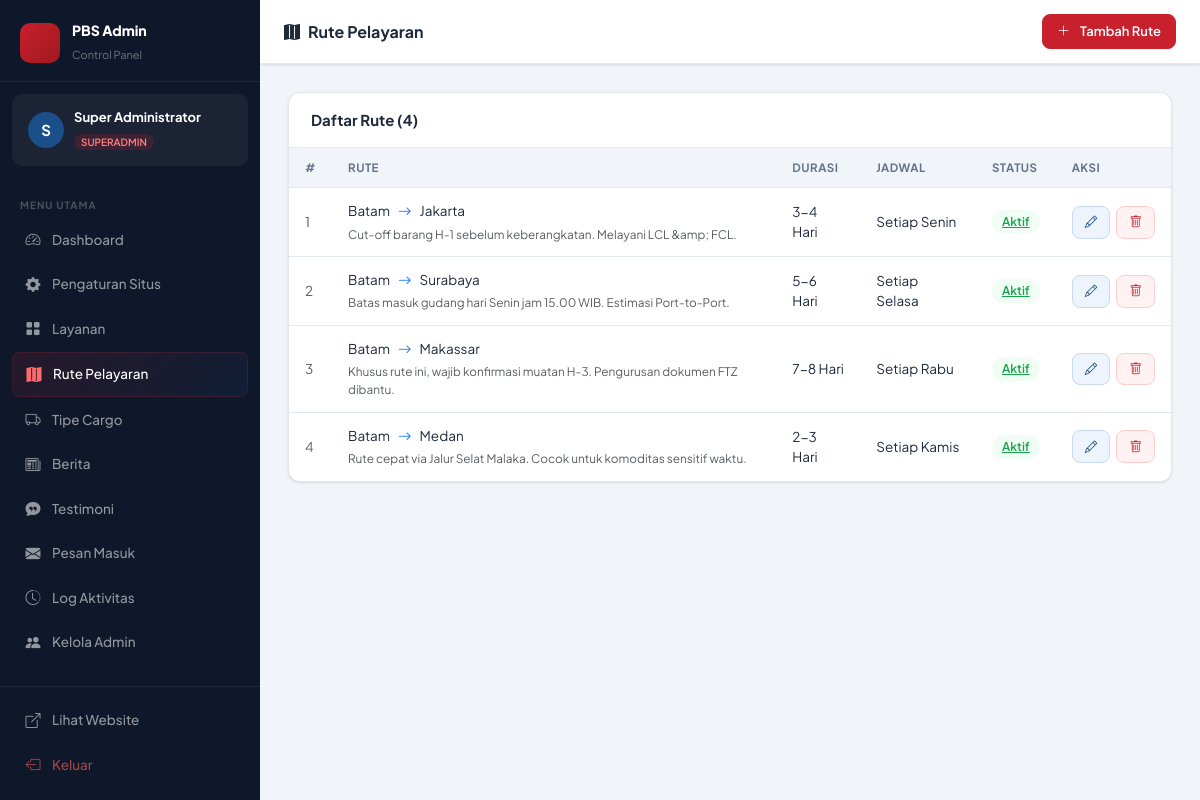
The app's page /admin/routes.php (signed in), older data.
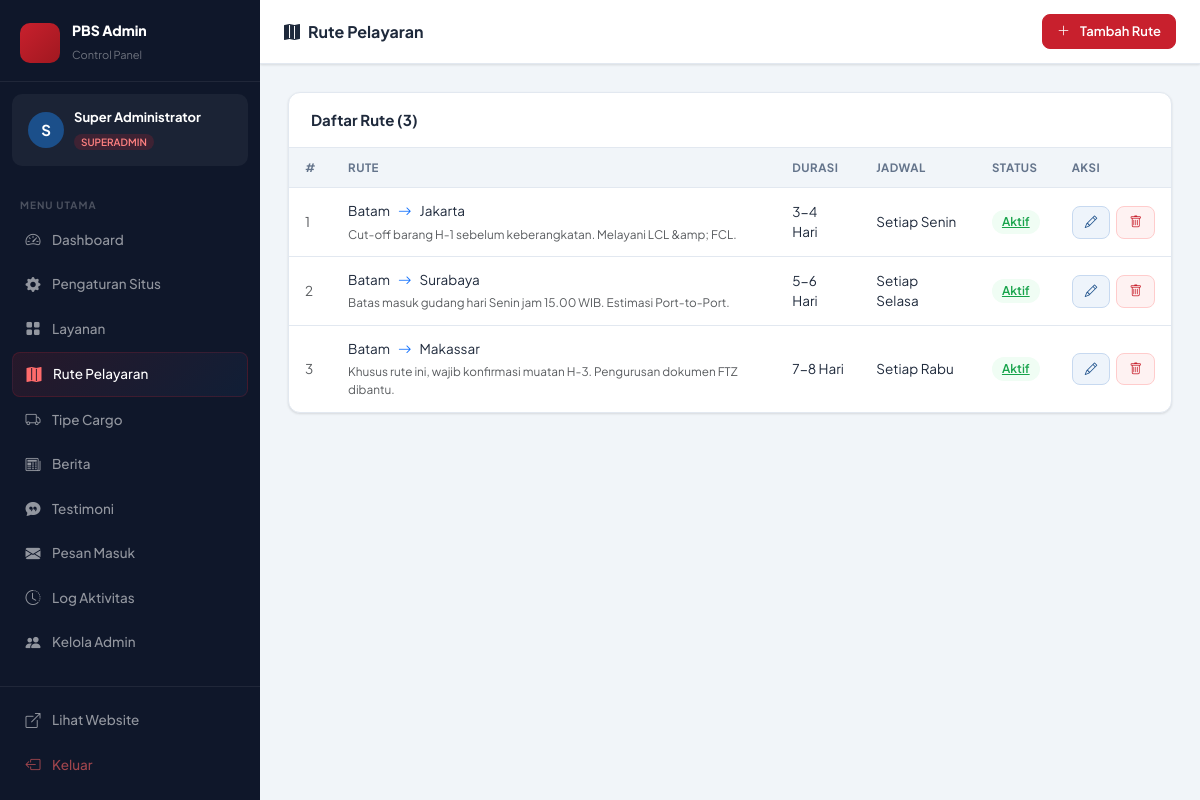
The same page, newer data.
### tables this page shows
CREATE TABLE `routes`  (
  `id` int NOT NULL AUTO_INCREMENT,
  `origin` varchar(100) NOT NULL,
  `destination` varchar(100) NOT NULL,
  `frequency` varchar(100) NULL DEFAULT 'Mingguan',
  `duration` varchar(50) NULL DEFAULT NULL,
  `is_active` tinyint(1) NULL DEFAULT 1,
  `sort_order` int NULL DEFAULT 0,
  `notes` longtext NULL,
  PRIMARY KEY (`id`) USING BTREE
);

### admin/routes.php (the view, shortened to what the changed rows need)
<?php
$pdo = getPDO();
$routes = $pdo->query("SELECT * FROM routes ORDER BY sort_order ASC, id ASC")->fetchAll();
?>
<!DOCTYPE html>
<html lang="id">
<head>
    <link rel="stylesheet" href="https://cdn.jsdelivr.net/npm/bootstrap@5.3.3/dist/css/bootstrap.min.css">
    <link rel="stylesheet" href="https://cdn.jsdelivr.net/npm/bootstrap-icons@1.11.3/font/bootstrap-icons.min.css">
    <link rel="stylesheet" href="<?= BASE_URL ?>/admin/assets/admin.css">
</head>
<body>
<div class="adm-layout">
    <?php include __DIR__ . '/includes/sidebar.php'; ?>
    <div class="adm-main">
        <div class="adm-content">
            <div class="adm-card">
                <div class="adm-card-header"><h5>Daftar Rute (<?= count($routes) ?>)</h5></div>
                <?php if (empty($routes)): ?>
                <div class="empty-state"><i class="bi bi-map"></i><p>Belum ada rute.</p></div>
                <?php else: ?>
                <div class="table-responsive">
                    <table class="adm-table">
                        <thead><tr><th>#</th><th>Rute</th><th>Durasi</th><th>Jadwal</th><th>Status</th><th>Aksi</th></tr></thead>
                        <tbody>
                        <?php foreach ($routes as $i => $r): ?>
                        <tr>
                            <td class="text-muted nowrap"><?= $i+1 ?></td>
                            <td class="nowrap">
                                <div class="d-flex align-items-center gap-2">
                                    <span class="fw-700"><?= htmlspecialchars($r['origin']) ?></span>
                                    <i class="bi bi-arrow-right text-primary"></i>
                                    <span class="fw-700"><?= htmlspecialchars($r['destination']) ?></span>
                                </div>
                                <?php if ($r['notes']): ?><small class="text-muted d-block mt-1"><?= htmlspecialchars($r['notes']) ?></small><?php endif; ?>
                            </td>
                            <td class="nowrap"><?= htmlspecialchars($r['duration']) ?></td>
                            <td class="nowrap"><?= htmlspecialchars($r['frequency']) ?></td>
                            <td class="nowrap"><a href="?toggle=<?= $r['id'] ?>" class="adm-badge <?= $r['is_active']?'green':'gray' ?>"><?= $r['is_active']?'Aktif':'Nonaktif' ?></a></td>
                            <td class="nowrap">
                                <div class="action-btns">
                                    <a href="#" class="btn-adm edit" onclick="openModal(<?= htmlspecialchars(json_encode($r)) ?>);return false;"><i class="bi bi-pencil"></i></a>
                                    <a href="?delete=<?= $r['id'] ?>" class="btn-adm del" onclick="return confirm('Hapus rute ini?')"><i class="bi bi-trash"></i></a>
                                </div>
                            </td>
                        </tr>
                        <?php endforeach; ?>
                        </tbody>
                    </table>
                </div>
                <?php endif; ?>
            </div>
        </div>
    </div>
</div>
</body>
</html>

### admin/includes/sidebar.php (shortened to what the changed rows need)
<?php
$admin = currentAdmin();
$currentFile = basename($_SERVER['PHP_SELF'], '.php');
$menus = [
    ['file' => 'dashboard',    'icon' => 'bi-speedometer2',    'label' => 'Dashboard'],
    ['file' => 'settings',     'icon' => 'bi-gear-fill',       'label' => 'Pengaturan Situs'],
    ['file' => 'services',     'icon' => 'bi-grid-fill',       'label' => 'Layanan'],
    ['file' => 'routes',       'icon' => 'bi-map-fill',        'label' => 'Rute Pelayaran'],
    ['file' => 'cargo_types', 'icon' => 'bi bi-truck',        'label' => 'Tipe Cargo'],
    ['file' => 'news',         'icon' => 'bi-newspaper',       'label' => 'Berita'],
    ['file' => 'testimonials', 'icon' => 'bi-chat-quote-fill', 'label' => 'Testimoni'],
    ['file' => 'messages',     'icon' => 'bi-envelope-fill',   'label' => 'Pesan Masuk'],
];
if ($admin['role'] === 'superadmin') {
    $menus[] = [
        'file' => 'activity_log',
        'icon' => 'bi-clock-history',
        'label' => 'Log Aktivitas'
    ];
    $menus[] = [
        'file' => 'admins',
        'icon' => 'bi-people-fill',
        'label' => 'Kelola Admin'
    ];
}
?>
<div class="pbs-sidebar" id="pbsSidebar">
    <nav class="sidebar-nav">
        <?php foreach ($menus as $m): ?>
        <a href="<?= BASE_URL ?>/admin/<?= $m['file'] ?>.php"
           class="sidebar-nav-item <?= $currentFile === $m['file'] ? 'active' : '' ?>">
            <i class="bi <?= $m['icon'] ?>"></i>
            <span><?= $m['label'] ?></span>
        </a>
        <?php endforeach; ?>
    </nav>
</div>

Row changes from the older to the newer data that the page shows:
removed routes: origin "Batam", destination "Medan", notes "Rute cepat via Jalur Selat Malaka. Cocok untuk komoditas sensitif waktu.", duration "2-3 Hari", frequency "Setiap Kamis", is_active "Aktif"
Text that changed along with them:
count($routes): "4" → "3"
